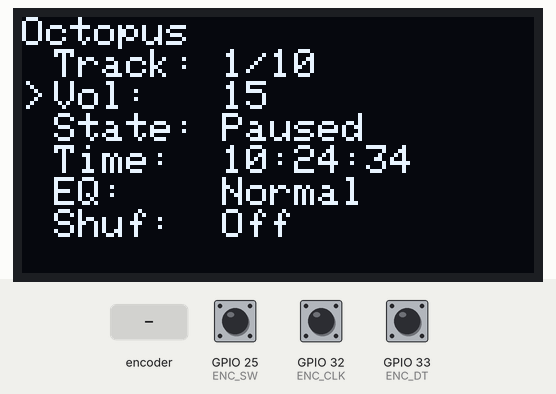
A sketch run on a simulated ESP32. Parts: 128×64 one-colour display. Inputs (shaded band) come from the test bench; at power-on: GPIO 25 (ENC_SW) HIGH, GPIO 32 (ENC_CLK) HIGH, GPIO 33 (ENC_DT) HIGH. WiFi joins after 1.5 s; servers stay silent unless stated; the local clock reads 2024-03-15 10:24:30 at power-on unless the sketch sets it; random numbers use the default seed unless the sketch sets one; EEPROM starts erased; the audio player accepts every command and is not drawn; what the sketch prints to the serial monitor is not drawn.

Above: at 4.3 s.
5.5 s: GPIO 25 (ENC_SW) pulled LOW for 0.15 s
At 5.82 s:
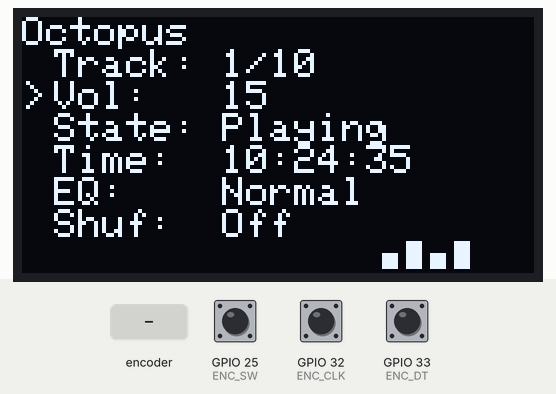
6.2 s: GPIO 25 (ENC_SW) pulled LOW for 1 s
At 7.25 s:
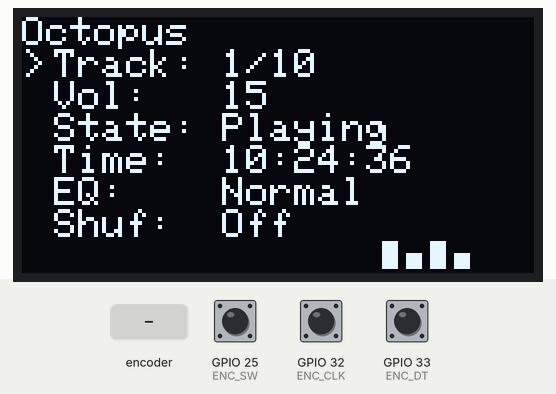
7.8 s: GPIO 25 (ENC_SW) pulled LOW for 0.15 s
At 9.2 s:
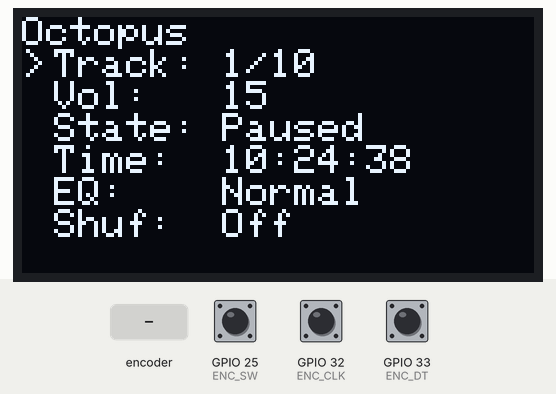
10.9 s: GPIO 25 (ENC_SW) pulled LOW for 3.2 s
At 13.3 s:
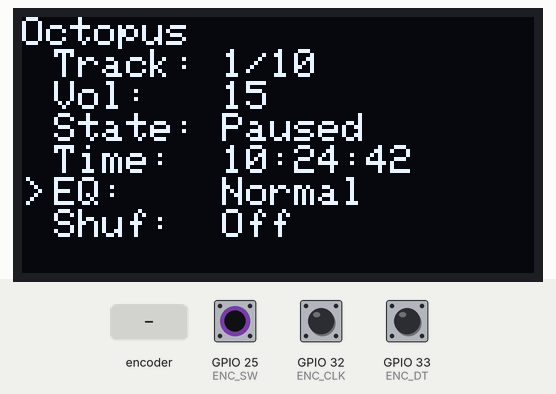
16.0 s: rotary encoder on GPIO 32 (ENC_CLK) / GPIO 33 (ENC_DT) turned 3 steps (first pin leading)
At 17.2 s:
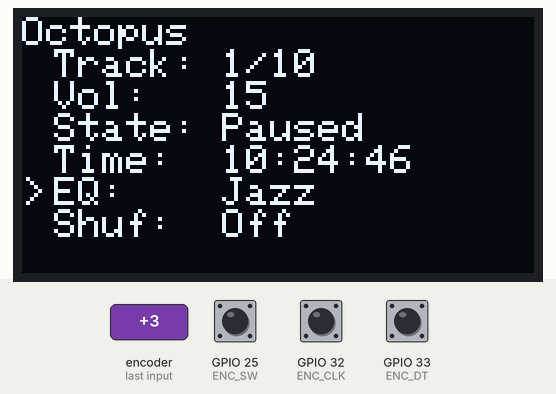
18.1 s: rotary encoder on GPIO 32 (ENC_CLK) / GPIO 33 (ENC_DT) turned 3 steps (first pin leading)
At 18.28 s:
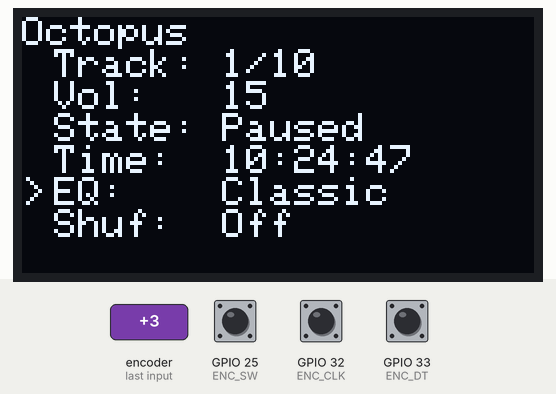
Timing chart, 0 to 21.1 s (numbered marks = the images above; inputs shaded):
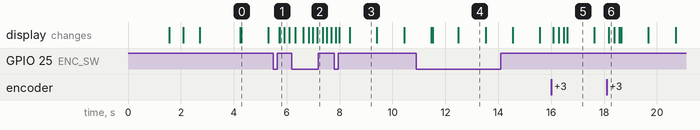

Measured:
- after the input at 5.5 s, the display: first changes after 0.21 s (image 1 shows a later state)
- what the display in image 0 shows lasts 1.0 s, from 4.3 s to 5.3 s

The sketch:

octopus.ino
```cpp
// Octopus: the one-knob version of the ESP32 MP3 player.
// One rotary encoder does everything:
//   turn        = change the value of the current mode
//   short click = play / pause
//   hold 0.6 s  = go to the next mode (volume, track, EQ, shuffle)
//
// Before uploading, put your own WiFi name and password in the two
// lines marked YOUR_WIFI_NAME and YOUR_WIFI_PASSWORD below.
// The player works without WiFi too. It just has no clock, no web page
// and no wireless updates.

#include <Wire.h>
#include <WiFi.h>
#include <WebServer.h>
#include <ArduinoOTA.h>
#include <Preferences.h>
#include <Adafruit_GFX.h>
#include <Adafruit_SSD1306.h>
#include <DFRobotDFPlayerMini.h>

Adafruit_SSD1306 display(128, 64, &Wire, -1);
HardwareSerial dfSerial(2);
DFRobotDFPlayerMini myDFPlayer;
WebServer server(80);
Preferences prefs;

// ---------- Pins (same as Spider's Encoder 1) ----------
#define ENC_CLK 32
#define ENC_DT  33
#define ENC_SW  25
// OLED: SDA = GPIO21, SCL = GPIO22
// DFPlayer: its TX -> GPIO16 (RX2), its RX -> GPIO17 (TX2)

int encLastCLK;

// ---------- Knob modes ----------
// Turn the knob = change the value of the current mode
// Short click   = play / pause
// Hold ~0.6s    = go to the next mode
enum { MODE_VOL, MODE_TRACK, MODE_EQ, MODE_SHUFFLE };
const int modeCount = 4;
int mode = MODE_VOL;
const unsigned long longPressTime = 600;   // ms to count as a hold

bool btnDown = false;
bool longDone = false;
unsigned long btnDownAt = 0;

int track = 1;
int volume = 15;
bool playing = false;
bool pausedMidSong = false;
int maxTrack = 99;
bool dfReady = false;

const char* eqNames[] = {"Normal", "Pop", "Rock", "Jazz", "Classic", "Bass"};
const int eqCount = 6;
int eqIndex = 0;

bool shuffleOn = false;
unsigned long lastFinishedAt = 0;

const char* wifiSSID = "YOUR_WIFI_NAME";
const char* wifiPassword = "YOUR_WIFI_PASSWORD";
const char* ntpServer = "pool.ntp.org";
const long gmtOffsetSec = 3600;
const int daylightOffsetSec = 0;

bool wifiOn = false;
unsigned long wifiLostSince = 0;

char timeString[9] = "--:--:--";

// ---------- Screensaver ----------
const unsigned long screensaverDelay = 5000;  // no input for this long = screensaver (ms)
const char* ssText = "IR15";                  // the text that gets typed out
const unsigned long typeSpeed = 400;          // ms between each letter appearing
const unsigned long typeHold = 1000;          // ms the full text stays before the guitar
const unsigned long guitarTime = 6000;        // ms of guitar + flying notes
const int frameTime = 60;                     // ms per animation frame

bool screensaverOn = false;
unsigned long lastActivity = 0;
int ssPhase = 0;                 // 0 = typing IR15, 1 = guitar with notes
unsigned long ssPhaseStart = 0;
unsigned long ssLastFrame = 0;

void saveState() {
  prefs.putInt("track", track);
  prefs.putInt("volume", volume);
  prefs.putBool("playing", playing);
  prefs.putInt("eq", eqIndex);
  prefs.putBool("shuffle", shuffleOn);
}

int randomTrack() {
  if (maxTrack <= 1) return 1;
  int t = track;
  while (t == track) {
    t = random(1, maxTrack + 1);
  }
  return t;
}

void playTrack() {
  myDFPlayer.play(track);
  pausedMidSong = false;
}

void turnWifiOff() {
  WiFi.disconnect(true);
  WiFi.mode(WIFI_OFF);
  wifiOn = false;
  Serial.println("WiFi switched off to save battery");
}

void showBootMessage(const char* line1, const char* line2) {
  display.clearDisplay();
  display.setTextSize(1);
  display.setTextColor(SSD1306_WHITE);
  display.setCursor(0, 0);
  display.println("Octopus");
  display.println();
  display.println(line1);
  display.println(line2);
  display.display();
}

// Prints one screen line, with a ">" in front if it's the knob's current mode
void printLine(int row, bool selected, const char* label, String value) {
  display.setCursor(0, row * 8);
  display.print(selected ? ">" : " ");
  display.setCursor(8, row * 8);
  display.print(label);
  display.print(value);
}

void updateDisplay() {
  if (screensaverOn) return;   // screensaver owns the screen

  display.clearDisplay();
  display.setTextSize(1);
  display.setTextColor(SSD1306_WHITE);
  display.setCursor(0, 0);
  display.print("Octopus");
  if (shuffleOn) {
    display.setCursor(104, 0);
    display.print("SHF");
  }

  printLine(1, mode == MODE_TRACK, "Track: ", String(track) + "/" + String(maxTrack));
  printLine(2, mode == MODE_VOL,   "Vol:   ", String(volume));
  printLine(3, false,              "State: ", playing ? "Playing" : "Paused");
  printLine(4, false,              "Time:  ", timeString);
  printLine(5, mode == MODE_EQ,    "EQ:    ", eqNames[eqIndex]);
  printLine(6, mode == MODE_SHUFFLE, "Shuf:  ", shuffleOn ? "On" : "Off");

  if (!dfReady) {
    display.setCursor(0, 56);
    display.print("No DFPlayer!");
  }

  if (playing) {
    int barBase = 63;
    int barX = 90;
    for (int i = 0; i < 4; i++) {
      int seed = (millis() / 150) + i * 3;
      int h = 2 + (seed % 6);
      display.fillRect(barX + i * 6, barBase - h, 4, h, SSD1306_WHITE);
    }
  }

  display.display();
}

// ---------- Screensaver drawing ----------

// One music note with its head at (x, y). double = two notes joined by a beam
void drawNote(int x, int y, bool isDouble) {
  display.fillCircle(x, y, 2, SSD1306_WHITE);
  display.drawLine(x + 2, y, x + 2, y - 9, SSD1306_WHITE);
  if (isDouble) {
    display.fillCircle(x + 7, y - 1, 2, SSD1306_WHITE);
    display.drawLine(x + 9, y - 1, x + 9, y - 10, SSD1306_WHITE);
    display.drawLine(x + 2, y - 9, x + 9, y - 10, SSD1306_WHITE);
    display.drawLine(x + 2, y - 8, x + 9, y - 9, SSD1306_WHITE);
  } else {
    display.drawLine(x + 2, y - 9, x + 5, y - 6, SSD1306_WHITE);
    display.drawLine(x + 3, y - 9, x + 6, y - 6, SSD1306_WHITE);
  }
}

// A guitar lying sideways along the bottom. strum = which way the string wobbles
void drawGuitar(bool strum) {
  display.fillCircle(22, 46, 14, SSD1306_WHITE);      // big part of the body
  display.fillCircle(40, 46, 10, SSD1306_WHITE);      // small part of the body
  display.fillCircle(35, 46, 5, SSD1306_BLACK);       // sound hole
  display.fillRect(48, 44, 57, 5, SSD1306_WHITE);     // neck
  display.fillRect(104, 42, 13, 9, SSD1306_WHITE);    // headstock
  for (int px = 107; px <= 115; px += 4) {            // tuning pegs
    display.drawPixel(px, 40, SSD1306_WHITE);
    display.drawPixel(px, 52, SSD1306_WHITE);
  }
  display.fillRect(14, 44, 3, 5, SSD1306_BLACK);      // bridge
  display.drawLine(17, 45, 104, 45, SSD1306_BLACK);   // strings
  display.drawLine(17, 47, 104, 47, SSD1306_BLACK);
  int off = strum ? 1 : -1;                           // middle string vibrating
  display.drawLine(20, 46, 30, 46 + off, SSD1306_BLACK);
  display.drawLine(30, 46 + off, 40, 46, SSD1306_BLACK);
}

void startScreensaver() {
  screensaverOn = true;
  mode = MODE_VOL;   // knob goes back to volume when you leave it alone
  ssPhase = 0;
  ssPhaseStart = millis();
  ssLastFrame = 0;
}

// Draws the next frame of the screensaver without stopping the music
void runScreensaver() {
  if (millis() - ssLastFrame < (unsigned long)frameTime) return;
  ssLastFrame = millis();
  unsigned long t = millis() - ssPhaseStart;
  int len = strlen(ssText);

  display.clearDisplay();
  display.setTextColor(SSD1306_WHITE);

  if (ssPhase == 0) {
    // Phase 1: IR15 typed one character at a time, with a blinking cursor
    int shown = 1 + t / typeSpeed;
    if (shown > len) shown = len;
    int x0 = (128 - len * 24) / 2;
    display.setTextSize(4);
    display.setCursor(x0, 20);
    for (int i = 0; i < shown; i++) display.print(ssText[i]);
    bool typing = t < (unsigned long)len * typeSpeed;
    if (typing && (t / 200) % 2 == 0) {
      display.fillRect(x0 + shown * 24, 44, 20, 4, SSD1306_WHITE);
    }
    if (t >= len * typeSpeed + typeHold) {
      ssPhase = 1;
      ssPhaseStart = millis();
    }
  } else {
    // Phase 2: small IR15 in the yellow strip, guitar strumming, notes flying out
    display.setTextSize(2);
    display.setCursor((128 - len * 12) / 2, 0);
    display.print(ssText);
    drawGuitar((t / 120) % 2 == 0);
    for (int k = 0; k < 6; k++) {
      if (t < (unsigned long)k * 600) continue;
      unsigned long tt = (t - k * 600) % 3000;
      int x = 34 + tt / 16;
      int y = 40 - tt / 50 + (int)(3 * sin(tt / 180.0 + k));
      if (y > -12 && x < 130) drawNote(x, y, k % 2 == 1);
    }
    if (t >= guitarTime) {
      ssPhase = 0;
      ssPhaseStart = millis();
    }
  }
  display.display();
}

// Call on any knob input.
// Returns true if the screen was asleep, so that first touch only wakes it up.
bool wakeUp() {
  lastActivity = millis();
  if (screensaverOn) {
    screensaverOn = false;
    updateDisplay();
    return true;
  }
  return false;
}

void togglePlay() {
  if (playing) {
    myDFPlayer.pause();
    playing = false;
    pausedMidSong = true;
  } else {
    if (pausedMidSong) {
      myDFPlayer.start();
      pausedMidSong = false;
    } else {
      playTrack();
    }
    playing = true;
  }
  saveState();
  updateDisplay();
}

// What turning the knob does depends on the mode
void turnKnob(int dir) {
  if (mode == MODE_VOL) {
    volume += dir;
    if (volume < 0) volume = 0;
    if (volume > 30) volume = 30;
    myDFPlayer.volume(volume);
  } else if (mode == MODE_TRACK) {
    track += dir;
    if (track < 1) track = 1;
    if (track > maxTrack) track = maxTrack;
    pausedMidSong = false;
    if (playing) playTrack();
  } else if (mode == MODE_EQ) {
    eqIndex = (eqIndex + dir + eqCount) % eqCount;
    myDFPlayer.EQ(eqIndex);
  } else if (mode == MODE_SHUFFLE) {
    shuffleOn = !shuffleOn;
    Serial.println(shuffleOn ? "Shuffle ON" : "Shuffle OFF");
    if (shuffleOn) {
      track = randomTrack();
      pausedMidSong = false;
      if (playing) playTrack();
    }
  }
  saveState();
  updateDisplay();
}

void updateTimeString() {
  struct tm timeinfo;
  // 0 = don't wait; if the time was never set, the dashes stay
  if (getLocalTime(&timeinfo, 0)) {
    sprintf(timeString, "%02d:%02d:%02d", timeinfo.tm_hour, timeinfo.tm_min, timeinfo.tm_sec);
  }
}

void handleRoot() {
  String html = "<html><head><meta http-equiv='refresh' content='2'>";
  html += "<title>Octopus</title></head><body style='font-family:sans-serif'>";
  html += "<h1>Octopus</h1>";
  html += "<p><b>Track:</b> " + String(track) + " of " + String(maxTrack) + "</p>";
  html += "<p><b>Volume:</b> " + String(volume) + "</p>";
  html += "<p><b>State:</b> " + String(playing ? "Playing" : "Paused") + "</p>";
  html += "<p><b>EQ:</b> " + String(eqNames[eqIndex]) + "</p>";
  html += "<p><b>Shuffle:</b> " + String(shuffleOn ? "On" : "Off") + "</p>";
  html += "<p><b>Time:</b> " + String(timeString) + "</p>";
  html += "</body></html>";
  server.send(200, "text/html", html);
}

void setup() {
  Serial.begin(115200);
  randomSeed(esp_random());

  // Give the screen and DFPlayer time to power up
  delay(1500);

  display.begin(SSD1306_SWITCHCAPVCC, 0x3C);
  showBootMessage("Starting...", "Waiting for DFPlayer");

  // Keep trying until the DFPlayer answers (up to about 10 seconds)
  dfSerial.begin(9600, SERIAL_8N1, 16, 17);
  for (int i = 0; i < 10 && !dfReady; i++) {
    dfReady = myDFPlayer.begin(dfSerial);
    if (!dfReady) {
      Serial.println("DFPlayer not ready yet, retrying...");
      delay(1000);
    }
  }
  Serial.println(dfReady ? "DFPlayer ready" : "DFPlayer not found");

  // Ask for the song count, retrying until the card has been read
  int fileCount = -1;
  if (dfReady) {
    showBootMessage("DFPlayer found", "Reading SD card...");
    for (int i = 0; i < 5 && fileCount <= 0; i++) {
      delay(500);
      fileCount = myDFPlayer.readFileCounts();
    }
  }
  if (fileCount > 0) {
    maxTrack = fileCount;
  }
  Serial.print("Tracks on card: ");
  Serial.println(fileCount > 0 ? fileCount : 0);

  prefs.begin("octopus", false);
  track = prefs.getInt("track", 1);
  volume = prefs.getInt("volume", 15);
  playing = prefs.getBool("playing", false);
  eqIndex = prefs.getInt("eq", 0);
  shuffleOn = prefs.getBool("shuffle", false);
  if (track > maxTrack) track = 1;
  if (eqIndex < 0 || eqIndex >= eqCount) eqIndex = 0;

  myDFPlayer.volume(volume);
  delay(100);
  myDFPlayer.EQ(eqIndex);

  pinMode(ENC_CLK, INPUT);
  pinMode(ENC_DT, INPUT);
  pinMode(ENC_SW, INPUT_PULLUP);
  encLastCLK = digitalRead(ENC_CLK);

  // Look for home WiFi for about 4 seconds only
  showBootMessage("Looking for WiFi...", "");
  WiFi.mode(WIFI_STA);
  WiFi.begin(wifiSSID, wifiPassword);
  Serial.print("Connecting to WiFi");
  int attempts = 0;
  while (WiFi.status() != WL_CONNECTED && attempts < 8) {
    delay(500);
    Serial.print(".");
    attempts++;
  }

  if (WiFi.status() == WL_CONNECTED) {
    wifiOn = true;
    Serial.println("\nWiFi connected");
    Serial.print("Octopus's IP address: ");
    Serial.println(WiFi.localIP());
    configTime(gmtOffsetSec, daylightOffsetSec, ntpServer);

    server.on("/", handleRoot);
    server.begin();
    Serial.println("Web dashboard started");

    ArduinoOTA.setHostname("octopus-mp3");
    ArduinoOTA.onStart([]() {
      Serial.println("OTA update starting...");
    });
    ArduinoOTA.onEnd([]() {
      Serial.println("OTA update finished");
    });
    ArduinoOTA.onError([](ota_error_t error) {
      Serial.printf("OTA error [%u]\n", error);
    });
    ArduinoOTA.begin();
    Serial.println("OTA ready");
  } else {
    Serial.println("\nHome WiFi not found");
    turnWifiOff();
  }

  if (playing) {
    playTrack();
  }

  updateDisplay();
  lastActivity = millis();
  Serial.println("Ready.");
}

unsigned long lastTimeUpdate = 0;
unsigned long lastVisualizerUpdate = 0;

void loop() {
  if (wifiOn) {
    server.handleClient();
    ArduinoOTA.handle();

    // Left home? After 30 seconds without WiFi, switch it off
    if (WiFi.status() != WL_CONNECTED) {
      if (wifiLostSince == 0) {
        wifiLostSince = millis();
      } else if (millis() - wifiLostSince > 30000) {
        turnWifiOff();
      }
    } else {
      wifiLostSince = 0;
    }
  }

  // Screensaver: start after a few seconds without input, keep it animating
  if (!screensaverOn && millis() - lastActivity > screensaverDelay) {
    startScreensaver();
  }
  if (screensaverOn) {
    runScreensaver();
  }

  // Song ended: random next track if shuffle is on, otherwise next in order
  if (myDFPlayer.available()) {
    if (myDFPlayer.readType() == DFPlayerPlayFinished && millis() - lastFinishedAt > 1000) {
      lastFinishedAt = millis();
      if (shuffleOn) {
        track = randomTrack();
      } else {
        track++;
        if (track > maxTrack) track = 1;
      }
      playTrack();
      saveState();
      updateDisplay();
    }
  }

  if (millis() - lastTimeUpdate > 1000) {
    updateTimeString();
    updateDisplay();
    lastTimeUpdate = millis();
  }

  if (playing && millis() - lastVisualizerUpdate > 150) {
    updateDisplay();
    lastVisualizerUpdate = millis();
  }

  // Knob turn: one step per click
  int encCLK = digitalRead(ENC_CLK);
  if (encCLK != encLastCLK && encCLK == HIGH) {
    if (!wakeUp()) {
      bool cw = digitalRead(ENC_DT) != encCLK;
      turnKnob(cw ? 1 : -1);
    }
  }
  encLastCLK = encCLK;

  // Knob button: short click = play/pause, hold = next mode
  bool pressed = digitalRead(ENC_SW) == LOW;
  if (pressed && !btnDown) {
    btnDown = true;
    longDone = false;
    btnDownAt = millis();
  }
  if (pressed && btnDown && !longDone && millis() - btnDownAt >= longPressTime) {
    longDone = true;
    if (!wakeUp()) {
      mode = (mode + 1) % modeCount;
      updateDisplay();
    }
  }
  if (!pressed && btnDown) {
    btnDown = false;
    if (!longDone && millis() - btnDownAt > 30) {   // ignore tiny bounces
      if (!wakeUp()) {
        togglePlay();
      }
    }
  }
}
```
